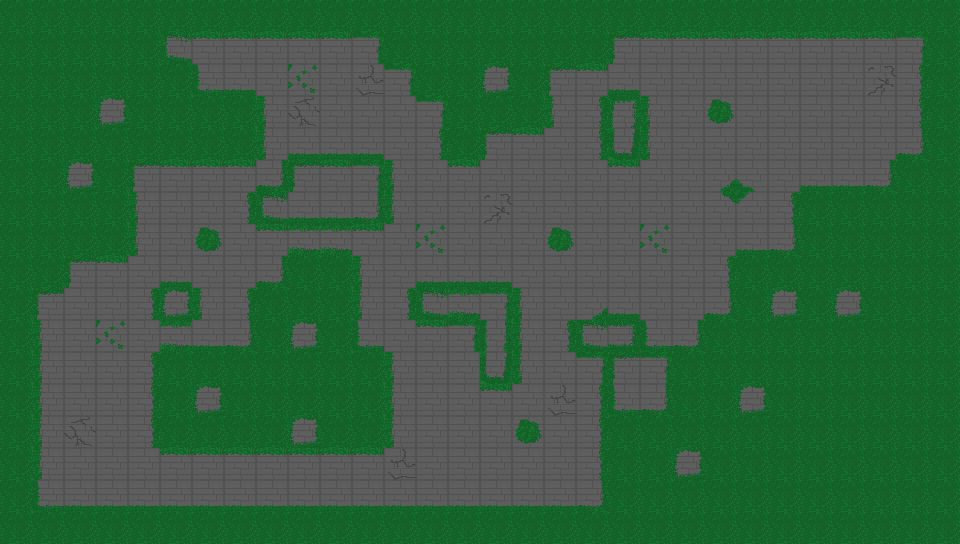

A level layout from a 2D game, rendered from its tile map. Below: a short description, then the map file with its tile-grid data intact:
An orthogonal 30x17 tile map with 32x32 px tiles, 1 tile layer (Warstwa Kafelków 1), 2 tilesets.

<map version="1.10" tiledversion="1.11.2" orientation="orthogonal" renderorder="right-down" width="30" height="17" tilewidth="32" tileheight="32" infinite="0" nextlayerid="2" nextobjectid="1">
 <tileset firstgid="1" source="bases/stone ruin/011.tsx" />
 <tileset firstgid="2" source="bases/stone ruin/base.tsx" />
 <layer id="1" name="Warstwa Kafelków 1" width="30" height="17">
  <data encoding="csv">
1,1,1,1,1,1,1,1,1,1,1,1,1,1,1,1,1,1,1,1,1,1,1,1,1,1,1,1,1,1,
1,1,1,1,1,20,10,10,10,10,10,13,1,1,1,1,1,1,1,15,10,10,10,10,10,10,10,10,13,1,
1,1,1,1,1,1,18,12,2,3,2,5,13,1,1,7,1,15,10,12,2,2,2,2,2,2,2,6,11,1,
1,1,1,7,1,1,1,1,9,4,2,2,2,13,1,1,1,9,11,21,9,2,8,2,2,2,2,2,11,1,
1,1,1,1,1,1,1,1,9,12,12,12,2,11,1,15,10,2,11,19,9,2,2,2,2,2,2,2,16,1,
1,1,7,1,15,10,10,10,16,15,10,13,9,2,10,2,2,2,2,10,2,2,25,26,2,12,12,16,1,1,
1,1,1,1,9,2,2,11,20,12,12,16,9,2,2,6,2,2,2,2,2,2,24,23,11,1,1,1,1,1,
1,1,1,1,9,2,8,2,10,14,14,10,2,3,2,2,2,8,2,2,3,2,2,12,16,1,1,1,1,1,
1,1,15,10,2,12,2,2,16,1,1,9,2,12,12,12,2,2,2,2,2,2,11,1,1,1,1,1,1,1,
1,15,2,2,11,7,9,11,1,1,1,9,11,20,14,13,9,2,25,12,2,2,16,1,7,1,7,1,1,1,
1,9,2,3,2,14,12,16,1,7,1,18,2,10,13,17,9,11,20,22,18,16,1,1,1,1,1,1,1,1,
1,9,2,2,11,1,1,1,1,1,1,1,9,2,2,19,9,2,13,15,13,1,1,1,1,1,1,1,1,1,
1,9,2,2,11,1,7,1,1,1,1,1,9,2,2,10,2,5,11,18,16,1,1,7,1,1,1,1,1,1,
1,9,4,2,11,1,1,1,1,7,1,1,9,2,2,2,8,2,11,1,1,1,1,1,1,1,1,1,1,1,
1,9,2,2,2,10,10,10,10,10,10,10,5,2,2,2,2,2,11,1,1,7,1,1,1,1,1,1,1,1,
1,18,12,12,12,12,12,12,12,12,12,12,12,12,12,12,12,12,16,1,1,1,1,1,1,1,1,1,1,1,
1,1,1,1,1,1,1,1,1,1,1,1,1,1,1,1,1,1,1,1,1,1,1,1,1,1,1,1,1,1
</data>
 </layer>
</map>
